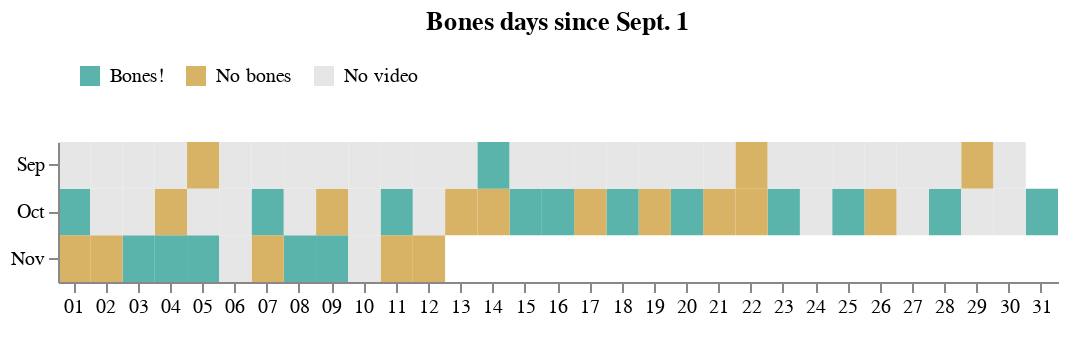

The notebook cell this image was saved under:
### Markdown cell above
### Plot Noodle's days on a calendar

### Code cell
heatmap = (
    alt.Chart(df[df["date"] > "2021-08-31"], title=" ")
    .mark_rect()
    .encode(
        x=alt.X("date(date):O", title=" "),
        y=alt.Y("month(date):O", title=""),
        color=alt.Color(
            "bones_nobones",
            title="",
            scale=alt.Scale(
                domain=["Bones!", "No bones", "No video"],
                range=["#5ab4ac", "#d8b365", "#e6e6e6"],
            ),
        ),
        tooltip=[
            alt.Tooltip("monthdate(date):T", title="Date"),
            alt.Tooltip("bones_nobones", title="Tweets"),
        ],
    )
    .properties(width=500, height=70, title="Bones days since Sept. 1")
)

heatmap.configure_legend(orient="top", padding=10).configure_view(strokeOpacity=0)

### Figure 1 — Vega-Lite specification as saved in the notebook (floating-point values rounded to 4 significant figures)
{"config": {"view": {"continuousWidth": 400, "continuousHeight": 300, "strokeOpacity": 0}, "legend": {"orient": "top", "padding": 10}}, "data": {"name": "data-fc64d55c8971a0af3b529c9fe00a9572"}, "mark": "rect", "encoding": {"color": {"type": "nominal", "field": "bones_nobones", "scale": {"domain": ["Bones!", "No bones", "No video"], "range": ["#5ab4ac", "#d8b365", "#e6e6e6"]}, "title": ""}, "tooltip": [{"type": "temporal", "field": "date", "timeUnit": "monthdate", "title": "Date"}, {"type": "nominal", "field": "bones_nobones", "title": "Tweets"}], "x": {"type": "ordinal", "field": "date", "timeUnit": "date", "title": " "}, "y": {"type": "ordinal", "field": "date", "timeUnit": "month", "title": ""}}, "height": 70, "title": "Bones days since Sept. 1", "width": 500, "$schema": "https://vega.github.io/schema/vega-lite/v4.8.1.json", "datasets": {"data-fc64d55c8971a0af3b529c9fe00a9572": [{"date": "2021-11-12T00:00:00", "bones_nobones": "No bones", "weekday": "Friday", "month": "November", "weekend": false}, {"date": "2021-11-11T00:00:00", "bones_nobones": "No bones", "weekday": "Thursday", "month": "November", "weekend": false}, {"date": "2021-11-09T00:00:00", "bones_nobones": "Bones!", "weekday": "Tuesday", "month": "November", "weekend": false}, {"date": "2021-11-08T00:00:00", "bones_nobones": "Bones!", "weekday": "Monday", "month": "November", "weekend": false}, {"date": "2021-11-07T00:00:00", "bones_nobones": "No bones", "weekday": "Sunday", "month": "November", "weekend": true}, {"date": "2021-11-05T00:00:00", "bones_nobones": "Bones!", "weekday": "Friday", "month": "November", "weekend": false}, {"date": "2021-11-04T00:00:00", "bones_nobones": "Bones!", "weekday": "Thursday", "month": "November", "weekend": false}, {"date": "2021-11-03T00:00:00", "bones_nobones": "Bones!", "weekday": "Wednesday", "month": "November", "weekend": false}, {"date": "2021-11-02T00:00:00", "bones_nobones": "No bones", "weekday": "Tuesday", "month": "November", "weekend": false}, {"date": "2021-11-01T00:00:00", "bones_nobones": "No bones", "weekday": "Monday", "month": "November", "weekend": false}, {"date": "2021-10-31T00:00:00", "bones_nobones": "Bones!", "weekday": "Sunday", "month": "October", "weekend": true}, {"date": "2021-10-28T00:00:00", "bones_nobones": "Bones!", "weekday": "Thursday", "month": "October", "weekend": false}, {"date": "2021-10-26T00:00:00", "bones_nobones": "No bones", "weekday": "Tuesday", "month": "October", "weekend": false}, {"date": "2021-10-25T00:00:00", "bones_nobones": "Bones!", "weekday": "Monday", "month": "October", "weekend": false}, {"date": "2021-10-23T00:00:00", "bones_nobones": "Bones!", "weekday": "Saturday", "month": "October", "weekend": true}, {"date": "2021-10-22T00:00:00", "bones_nobones": "No bones", "weekday": "Friday", "month": "October", "weekend": false}, {"date": "2021-10-21T00:00:00", "bones_nobones": "No bones", "weekday": "Thursday", "month": "October", "weekend": false}, {"date": "2021-10-20T00:00:00", "bones_nobones": "Bones!", "weekday": "Wednesday", "month": "October", "weekend": false}, {"date": "2021-10-19T00:00:00", "bones_nobones": "No bones", "weekday": "Tuesday", "month": "October", "weekend": false}, {"date": "2021-10-18T00:00:00", "bones_nobones": "Bones!", "weekday": "Monday", "month": "October", "weekend": false}, {"date": "2021-10-17T00:00:00", "bones_nobones": "No bones", "weekday": "Sunday", "month": "October", "weekend": true}, {"date": "2021-10-16T00:00:00", "bones_nobones": "Bones!", "weekday": "Saturday", "month": "October", "weekend": true}, {"date": "2021-10-15T00:00:00", "bones_nobones": "Bones!", "weekday": "Friday", "month": "October", "weekend": false}, {"date": "2021-10-14T00:00:00", "bones_nobones": "No bones", "weekday": "Thursday", "month": "October", "weekend": false}, {"date": "2021-10-13T00:00:00", "bones_nobones": "No bones", "weekday": "Wednesday", "month": "October", "weekend": false}, {"date": "2021-10-11T00:00:00", "bones_nobones": "Bones!", "weekday": "Monday", "month": "October", "weekend": false}, {"date": "2021-10-09T00:00:00", "bones_nobones": "No bones", "weekday": "Saturday", "month": "October", "weekend": true}, {"date": "2021-10-07T00:00:00", "bones_nobones": "Bones!", "weekday": "Thursday", "month": "October", "weekend": false}, {"date": "2021-10-04T00:00:00", "bones_nobones": "No bones", "weekday": "Monday", "month": "October", "weekend": false}, {"date": "2021-10-01T00:00:00", "bones_nobones": "Bones!", "weekday": "Friday", "month": "October", "weekend": false}, {"date": "2021-09-29T00:00:00", "bones_nobones": "No bones", "weekday": "Wednesday", "month": "September", "weekend": false}, {"date": "2021-09-22T00:00:00", "bones_nobones": "No bones", "weekday": "Wednesday", "month": "September", "weekend": false}, {"date": "2021-09-14T00:00:00", "bones_nobones": "Bones!", "weekday": "Tuesday", "month": "September", "weekend": false}, {"date": "2021-09-05T00:00:00", "bones_nobones": "No bones", "weekday": "Sunday", "month": "September", "weekend": true}, {"date": "2021-09-01T00:00:00", "bones_nobones": "No video", "weekday": "Wednesday", "month": "September", "weekend": false}, {"date": "2021-09-02T00:00:00", "bones_nobones": "No video", "weekday": "Thursday", "month": "September", "weekend": false}, {"date": "2021-09-03T00:00:00", "bones_nobones": "No video", "weekday": "Friday", "month": "September", "weekend": false}, {"date": "2021-09-04T00:00:00", "bones_nobones": "No video", "weekday": "Saturday", "month": "September", "weekend": true}, {"date": "2021-09-06T00:00:00", "bones_nobones": "No video", "weekday": "Monday", "month": "September", "weekend": false}, {"date": "2021-09-07T00:00:00", "bones_nobones": "No video", "weekday": "Tuesday", "month": "September", "weekend": false}, {"date": "2021-09-08T00:00:00", "bones_nobones": "No video", "weekday": "Wednesday", "month": "September", "weekend": false}, {"date": "2021-09-09T00:00:00", "bones_nobones": "No video", "weekday": "Thursday", "month": "September", "weekend": false}, {"date": "2021-09-10T00:00:00", "bones_nobones": "No video", "weekday": "Friday", "month": "September", "weekend": false}, {"date": "2021-09-11T00:00:00", "bones_nobones": "No video", "weekday": "Saturday", "month": "September", "weekend": true}, {"date": "2021-09-12T00:00:00", "bones_nobones": "No video", "weekday": "Sunday", "month": "September", "weekend": true}, {"date": "2021-09-13T00:00:00", "bones_nobones": "No video", "weekday": "Monday", "month": "September", "weekend": false}, {"date": "2021-09-15T00:00:00", "bones_nobones": "No video", "weekday": "Wednesday", "month": "September", "weekend": false}, {"date": "2021-09-16T00:00:00", "bones_nobones": "No video", "weekday": "Thursday", "month": "September", "weekend": false}, {"date": "2021-09-17T00:00:00", "bones_nobones": "No video", "weekday": "Friday", "month": "September", "weekend": false}, {"date": "2021-09-18T00:00:00", "bones_nobones": "No video", "weekday": "Saturday", "month": "September", "weekend": true}, {"date": "2021-09-19T00:00:00", "bones_nobones": "No video", "weekday": "Sunday", "month": "September", "weekend": true}, {"date": "2021-09-20T00:00:00", "bones_nobones": "No video", "weekday": "Monday", "month": "September", "weekend": false}, {"date": "2021-09-21T00:00:00", "bones_nobones": "No video", "weekday": "Tuesday", "month": "September", "weekend": false}, {"date": "2021-09-23T00:00:00", "bones_nobones": "No video", "weekday": "Thursday", "month": "September", "weekend": false}, {"date": "2021-09-24T00:00:00", "bones_nobones": "No video", "weekday": "Friday", "month": "September", "weekend": false}, {"date": "2021-09-25T00:00:00", "bones_nobones": "No video", "weekday": "Saturday", "month": "September", "weekend": true}, {"date": "2021-09-26T00:00:00", "bones_nobones": "No video", "weekday": "Sunday", "month": "September", "weekend": true}, {"date": "2021-09-27T00:00:00", "bones_nobones": "No video", "weekday": "Monday", "month": "September", "weekend": false}, {"date": "2021-09-28T00:00:00", "bones_nobones": "No video", "weekday": "Tuesday", "month": "September", "weekend": false}, {"date": "2021-09-30T00:00:00", "bones_nobones": "No video", "weekday": "Thursday", "month": "September", "weekend": false}, {"date": "2021-10-02T00:00:00", "bones_nobones": "No video", "weekday": "Saturday", "month": "October", "weekend": true}, {"date": "2021-10-03T00:00:00", "bones_nobones": "No video", "weekday": "Sunday", "month": "October", "weekend": true}, {"date": "2021-10-05T00:00:00", "bones_nobones": "No video", "weekday": "Tuesday", "month": "October", "weekend": false}, {"date": "2021-10-06T00:00:00", "bones_nobones": "No video", "weekday": "Wednesday", "month": "October", "weekend": false}, {"date": "2021-10-08T00:00:00", "bones_nobones": "No video", "weekday": "Friday", "month": "October", "weekend": false}, {"date": "2021-10-10T00:00:00", "bones_nobones": "No video", "weekday": "Sunday", "month": "October", "weekend": true}, {"date": "2021-10-12T00:00:00", "bones_nobones": "No video", "weekday": "Tuesday", "month": "October", "weekend": false}, {"date": "2021-10-24T00:00:00", "bones_nobones": "No video", "weekday": "Sunday", "month": "October", "weekend": true}, {"date": "2021-10-27T00:00:00", "bones_nobones": "No video", "weekday": "Wednesday", "month": "October", "weekend": false}, {"date": "2021-10-29T00:00:00", "bones_nobones": "No video", "weekday": "Friday", "month": "October", "weekend": false}, {"date": "2021-10-30T00:00:00", "bones_nobones": "No video", "weekday": "Saturday", "month": "October", "weekend": true}, {"date": "2021-11-06T00:00:00", "bones_nobones": "No video", "weekday": "Saturday", "month": "November", "weekend": true}, {"date": "2021-11-10T00:00:00", "bones_nobones": "No video", "weekday": "Wednesday", "month": "November", "weekend": false}]}}
